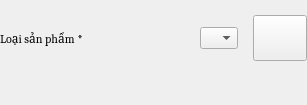
                            <widget class="QWidget" name="widget_10" native="true">
                             <property name="sizePolicy">
                              <sizepolicy hsizetype="Expanding" vsizetype="Preferred">
                               <horstretch>0</horstretch>
                               <verstretch>0</verstretch>
                              </sizepolicy>
                             </property>
                             <property name="minimumSize">
                              <size>
                               <width>0</width>
                               <height>105</height>
                              </size>
                             </property>
                             <layout class="QHBoxLayout" name="horizontalLayout_14">
                              <property name="spacing">
                               <number>0</number>
                              </property>
                              <property name="leftMargin">
                               <number>0</number>
                              </property>
                              <property name="topMargin">
                               <number>0</number>
                              </property>
                              <property name="rightMargin">
                               <number>0</number>
                              </property>
                              <property name="bottomMargin">
                               <number>0</number>
                              </property>
                              <item>
                               <layout class="QHBoxLayout" name="horizontalLayout_13">
                                <property name="spacing">
                                 <number>0</number>
                                </property>
                                <property name="topMargin">
                                 <number>0</number>
                                </property>
                                <item alignment="Qt::AlignTop">
                                 <widget class="QWidget" name="widget_3" native="true">
                                  <property name="minimumSize">
                                   <size>
                                    <width>200</width>
                                    <height>0</height>
                                   </size>
                                  </property>
                                  <property name="maximumSize">
                                   <size>
                                    <width>200</width>
                                    <height>16777215</height>
                                   </size>
                                  </property>
                                  <property name="font">
                                   <font>
                                    <family>Cambria</family>
                                   </font>
                                  </property>
                                  <layout class="QHBoxLayout" name="horizontalLayout_3">
                                   <property name="spacing">
                                    <number>0</number>
                                   </property>
                                   <property name="leftMargin">
                                    <number>0</number>
                                   </property>
                                   <property name="topMargin">
                                    <number>30</number>
                                   </property>
                                   <property name="rightMargin">
                                    <number>0</number>
                                   </property>
                                   <property name="bottomMargin">
                                    <number>0</number>
                                   </property>
                                   <item>
                                    <widget class="QLabel" name="label_3">
                                     <property name="text">
                                      <string>Loại sản phẩm</string>
                                     </property>
                                    </widget>
                                   </item>
                                   <item>
                                    <widget class="QLabel" name="label_required_2">
                                     <property name="sizePolicy">
                                      <sizepolicy hsizetype="Expanding" vsizetype="Preferred">
                                       <horstretch>0</horstretch>
                                       <verstretch>0</verstretch>
                                      </sizepolicy>
                                     </property>
                                     <property name="text">
                                      <string> *</string>
                                     </property>
                                    </widget>
                                   </item>
                                  </layout>
                                 </widget>
                                </item>
                                <item alignment="Qt::AlignTop">
                                 <widget class="QWidget" name="formInput_6" native="true">
                                  <property name="maximumSize">
                                   <size>
                                    <width>16777215</width>
                                    <height>16777215</height>
                                   </size>
                                  </property>
                                  <layout class="QVBoxLayout" name="verticalLayout_13">
                                   <property name="spacing">
                                    <number>0</number>
                                   </property>
                                   <property name="leftMargin">
                                    <number>0</number>
                                   </property>
                                   <property name="topMargin">
                                    <number>15</number>
                                   </property>
                                   <property name="rightMargin">
                                    <number>0</number>
                                   </property>
                                   <property name="bottomMargin">
                                    <number>0</number>
                                   </property>
                                   <item>
                                    <widget class="QWidget" name="widget_24" native="true">
                                     <property name="sizePolicy">
                                      <sizepolicy hsizetype="Expanding" vsizetype="Preferred">
                                       <horstretch>0</horstretch>
                                       <verstretch>0</verstretch>
                                      </sizepolicy>
                                     </property>
                                     <layout class="QVBoxLayout" name="verticalLayout_3">
                                      <property name="spacing">
                                       <number>0</number>
                                      </property>
                                      <property name="leftMargin">
                                       <number>0</number>
                                      </property>
                                      <property name="topMargin">
                                       <number>0</number>
                                      </property>
                                      <property name="rightMargin">
                                       <number>0</number>
                                      </property>
                                      <property name="bottomMargin">
                                       <number>0</number>
                                      </property>
                                      <item>
                                       <layout class="QHBoxLayout" name="horizontalLayout">
                                        <property name="spacing">
                                         <number>15</number>
                                        </property>
                                        <item>
                                         <widget class="QComboBox" name="category_le">
                                          <property name="font">
                                           <font>
                                            <family>Cambria</family>
                                            <pointsize>-1</pointsize>
                                           </font>
                                          </property>
                                          <property name="cursor">
                                           <cursorShape>PointingHandCursor</cursorShape>
                                          </property>
                                          <property name="editable">
                                           <bool>false</bool>
                                          </property>
                                          <property name="currentText">
                                           <string/>
                                          </property>
                                          <property name="currentIndex">
                                           <number>-1</number>
                                          </property>
                                          <property name="placeholderText">
                                           <string>Loại sản phẩm</string>
                                          </property>
                                          <property name="modelColumn">
                                           <number>0</number>
                                          </property>
                                          <item>
                                           <property name="text">
                                            <string>Không có dữ liệu</string>
                                           </property>
                                          </item>
                                         </widget>
                                        </item>
                                        <item>
                                         <widget class="QPushButton" name="btn_add_product_category">
                                          <property name="minimumSize">
                                           <size>
                                            <width>54</width>
                                            <height>46</height>
                                           </size>
                                          </property>
                                          <property name="maximumSize">
                                           <size>
                                            <width>30</width>
                                            <height>16777215</height>
                                           </size>
                                          </property>
                                          <property name="font">
                                           <font>
                                            <family>Cambria</family>
                                            <pointsize>-1</pointsize>
                                           </font>
                                          </property>
                                          <property name="cursor">
                                           <cursorShape>PointingHandCursor</cursorShape>
                                          </property>
                                          <property name="toolTip">
                                           <string>Thêm loại sản phẩm</string>
                                          </property>
                                          <property name="text">
                                           <string/>
                                          </property>
                                          <property name="icon">
                                           <iconset resource="../resource.qrc">
                                            <normaloff>:/icon/resources/icon/plus-solid.svg</normaloff>:/icon/resources/icon/plus-solid.svg</iconset>
                                          </property>
                                         </widget>
                                        </item>
                                       </layout>
                                      </item>
                                     </layout>
                                    </widget>
                                   </item>
                                   <item alignment="Qt::AlignTop">
                                    <widget class="QLabel" name="error_category">
                                     <property name="text">
                                      <string/>
                                     </property>
                                     <property name="margin">
                                      <number>0</number>
                                     </property>
                                    </widget>
                                   </item>
                                  </layout>
                                 </widget>
                                </item>
                               </layout>
                              </item>
                             </layout>
                            </widget>
